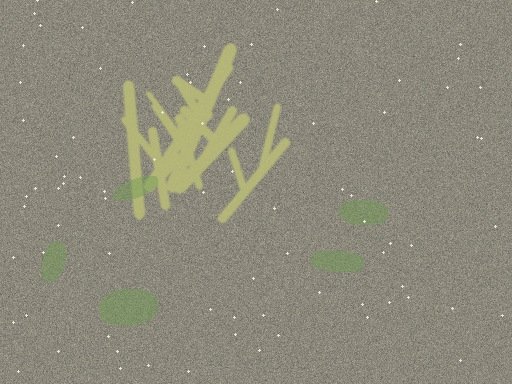
#> input picture data/synthetic/coral_001.png, 512 x 384 px
$ python -i dataset_generator.py   (imports and definitions only)
#> lines starting #> are read from the running program, lines starting #| are printed output that depends on the picture; after the words box and inside, x2 and y2 are one past the last pixel; in counts of white or black regions, pixels touching at a corner belong together
from pathlib import Path
import cv2, numpy as np, pandas as pd
ROOT=Path(__file__).resolve().parents[1]; DATA=ROOT/"data"/"synthetic"
# [1 line not run here, left out]
RNG=np.random.default_rng(20261112); W,H=512,384
def make_scene(i):
    depth=i%3
    sand=RNG.normal(132-8*depth,13+2*depth,(H,W))
    im=np.zeros((H,W,3),np.uint8)
    im[:,:,0]=np.clip(sand*.78+18+depth*8,0,255)
    im[:,:,1]=np.clip(sand*.93+10+depth*5,0,255)
    im[:,:,2]=np.clip(sand*1.02-depth*3,0,255)
    coral=np.zeros((H,W),np.uint8); cx=int(RNG.integers(150,360)); cy=int(RNG.integers(145,260))
    for b in range(7):
        x=cx+int(RNG.integers(-45,46)); y=cy+int(RNG.integers(-20,35))
        ex=x+int(RNG.integers(-80,81)); ey=y-int(RNG.integers(65,145)); thick=int(RNG.integers(5,13))
        cv2.line(coral,(x,y),(ex,ey),255,thick,cv2.LINE_AA)
        for t in (.35,.62):
            bx=int(x+(ex-x)*t); by=int(y+(ey-y)*t)
            cv2.line(coral,(bx,by),(bx+int(RNG.integers(-40,41)),by-int(RNG.integers(20,65))),255,max(3,thick-3),cv2.LINE_AA)
    coral=cv2.GaussianBlur(coral,(3,3),0)
    col=(int(RNG.integers(105,145)),int(RNG.integers(135,185)),int(RNG.integers(175,220)))
    for c in range(3): im[:,:,c]=np.where(coral>0,np.clip(col[c]*(coral/255)+im[:,:,c]*(1-coral/255),0,255),im[:,:,c])
    damage=np.zeros((H,W),np.uint8)
    for _ in range(3):
        cv2.ellipse(damage,(int(RNG.integers(120,390)),int(RNG.integers(95,300))),
                    (int(RNG.integers(8,17)),int(RNG.integers(5,12))),int(RNG.integers(0,180)),0,360,255,-1)
    damage=cv2.bitwise_and(damage,coral)
    pale=np.zeros_like(im); pale[:]=(210,220,230)
    im=np.where(damage[:,:,None]>0,np.clip(im*.25+pale*.75,0,255),im).astype(np.uint8)
    algae=np.zeros((H,W),np.uint8)
    for _ in range(5):
        cv2.ellipse(algae,(int(RNG.integers(40,470)),int(RNG.integers(70,330))),
                    (int(RNG.integers(10,28)),int(RNG.integers(5,16))),int(RNG.integers(0,180)),0,360,255,-1)
    algae=cv2.GaussianBlur(algae,(7,7),2); green=np.zeros_like(im); green[:]=(75,155,105)
    im=np.where(algae[:,:,None]>0,np.clip(im*.55+green*.45,0,255),im).astype(np.uint8)
    haze=.10+.08*depth; water=np.zeros_like(im); water[:]=(150,175,185)
    im=cv2.addWeighted(im,1-haze,water,haze,0)
    im=np.clip(im.astype(float)+RNG.normal(0,2.5+depth*1.5,im.shape),0,255).astype(np.uint8)
    if i%4==0:
        for _ in range(80): cv2.circle(im,(int(RNG.integers(W)),int(RNG.integers(H))),1,(220,230,235),-1)
    return im,{"filename":f"coral_{i+1:03d}.png","depth_group":["shallow","mid","deep"][depth],
               "haze_level":round(haze,3),"damage_patch_count":3,"algae_distractors":5,
               "synthetic_coral_pixels":int(cv2.countNonZero(coral))}
def main():
    rows=[]
    for i in range(30):
        im,m=make_scene(i); cv2.imwrite(str(DATA/m["filename"]),im); rows.append(m)
    pd.DataFrame(rows).to_csv(DATA/"labels.csv",index=False)
    print("Generated 30 synthetic underwater coral scenes.")
# [1 line not run here, left out]

>>> import cv2
>>> picture = cv2.imread('../data/synthetic/coral_001.png', cv2.IMREAD_GRAYSCALE)
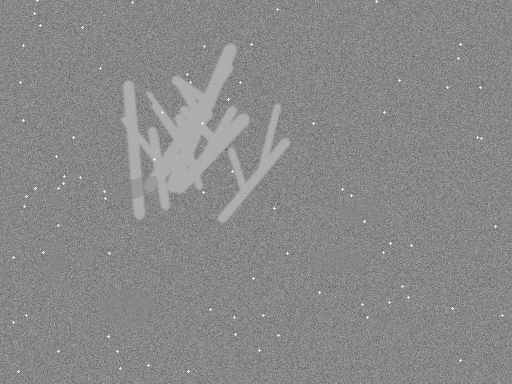
#> picture: shape (384, 512); min 86, max 230, mean 137
>>> result = make_scene(picture)
#> in make_scene, `depth=i%3`:
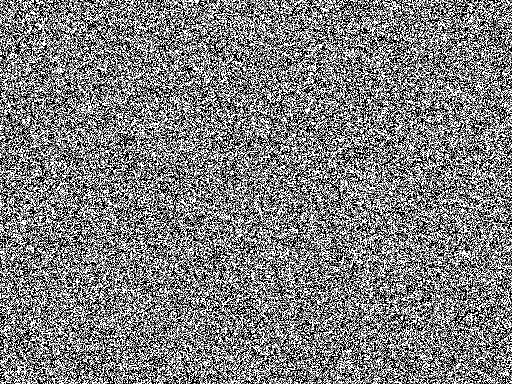
#> depth: shape (384, 512); min 0, max 2, mean 0.999; drawn with min black and max white
#> in make_scene, `im[:,:,0]=np.clip(sand*.78+18+depth*8,0,255)`:
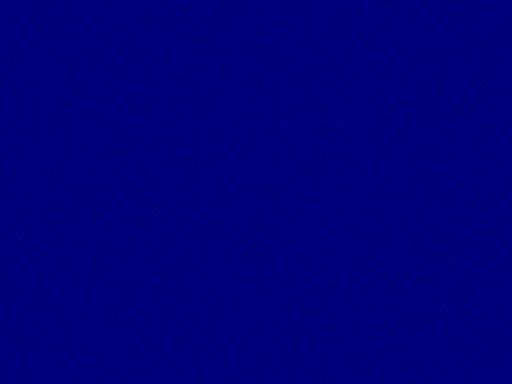
#> im: shape (384, 512, 3); mean of channels 0, 1, 2 122.2, 0, 0; drawn as B, G, R
#> in make_scene, `im[:,:,1]=np.clip(sand*.93+10+depth*5,0,255)`:
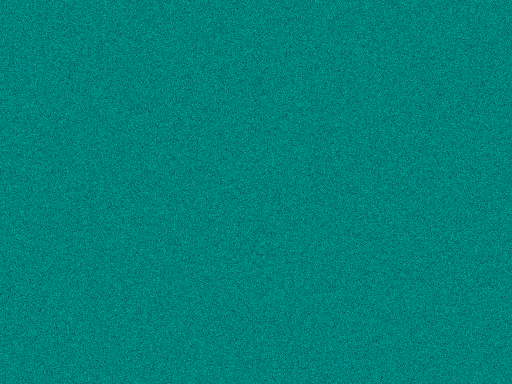
#> im: shape (384, 512, 3); mean of channels 0, 1, 2 122.2, 129.8, 0; drawn as B, G, R
#> after the loop in make_scene, `for c in range(3): im[:,:,c]=np.where(coral>0,np.clip(col[c]*(coral/25..`:
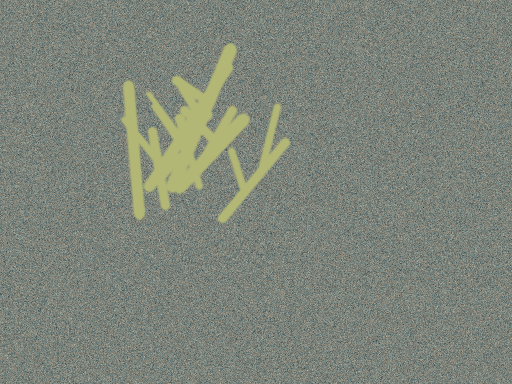
#> im: shape (384, 512, 3); mean of channels 0, 1, 2 121.9, 132.6, 125.9; drawn as B, G, R
#> after the loop in make_scene, `for _ in range(3):`:
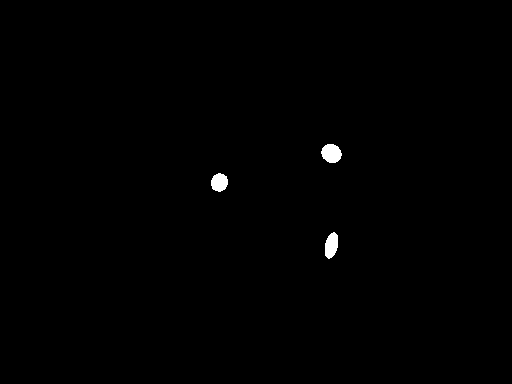
#> damage: shape (384, 512); 0.42% white; 3 white regions, box (x1, y1, x2, y2) and area: (321, 144, 342, 163) 304, (325, 232, 338, 259) 267, (211, 173, 228, 192) 248
#> after the loop in make_scene, `for _ in range(5):`:
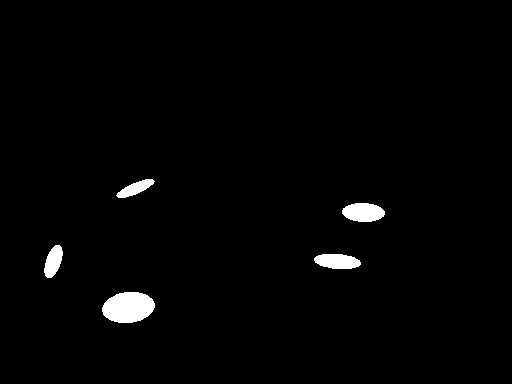
#> algae: shape (384, 512); 1.7% white; 5 white regions, box (x1, y1, x2, y2) and area: (102, 292, 155, 323) 1283, (342, 203, 385, 222) 641, (314, 254, 361, 269) 559, (44, 245, 63, 278) 416, (116, 179, 155, 198) 357
#> (the run stopped early here; a loop or call above may not have finished)

$ run again, on data/synthetic/coral_002.png
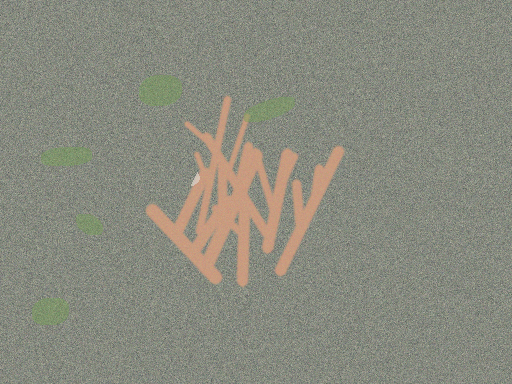
#> input picture data/synthetic/coral_002.png, 512 x 384 px
#> in make_scene, `depth=i%3`:
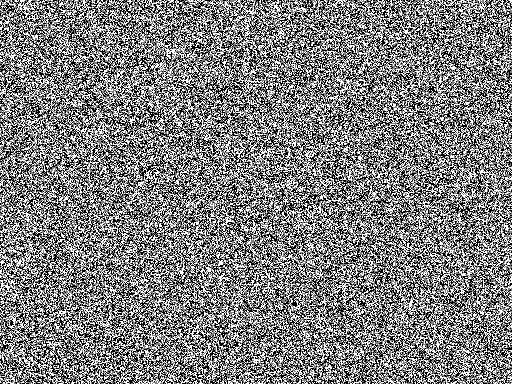
#> depth: shape (384, 512); min 0, max 2, mean 1; drawn with min black and max white
#> after the loop in make_scene, `for c in range(3): im[:,:,c]=np.where(coral>0,np.clip(col[c]*(coral/25..`:
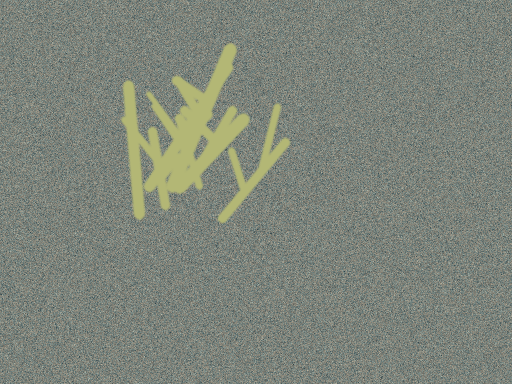
#> im: shape (384, 512, 3); mean of channels 0, 1, 2 121.9, 132.6, 125.9; drawn as B, G, R

$ run again, on data/synthetic/coral_003.png
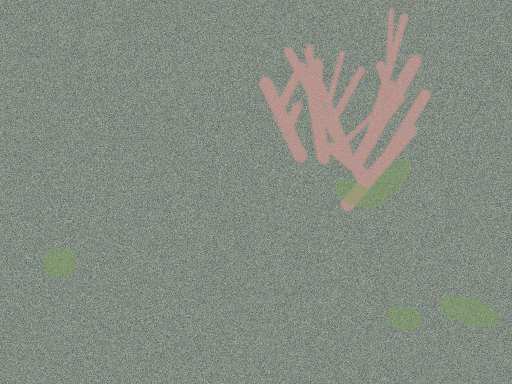
#> input picture data/synthetic/coral_003.png, 512 x 384 px
#> in make_scene, `depth=i%3`:
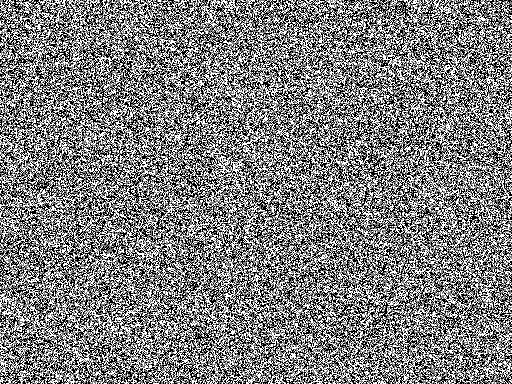
#> depth: shape (384, 512); min 0, max 2, mean 1; drawn with min black and max white
#> after the loop in make_scene, `for c in range(3): im[:,:,c]=np.where(coral>0,np.clip(col[c]*(coral/25..`:
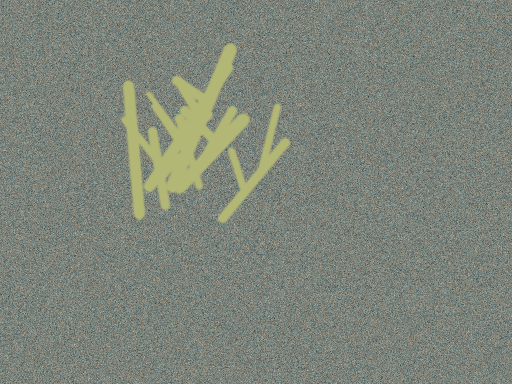
#> im: shape (384, 512, 3); mean of channels 0, 1, 2 121.9, 132.6, 125.9; drawn as B, G, R

$ run again, on data/synthetic/coral_004.png
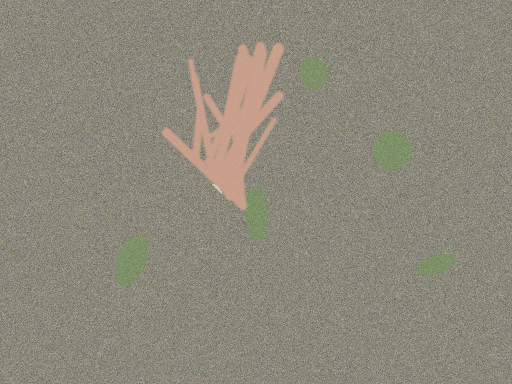
#> input picture data/synthetic/coral_004.png, 512 x 384 px
#> after the loop in make_scene, `for c in range(3): im[:,:,c]=np.where(coral>0,np.clip(col[c]*(coral/25..`:
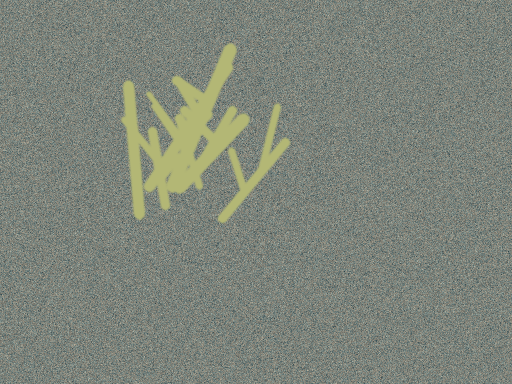
#> im: shape (384, 512, 3); mean of channels 0, 1, 2 121.9, 132.6, 125.9; drawn as B, G, R
